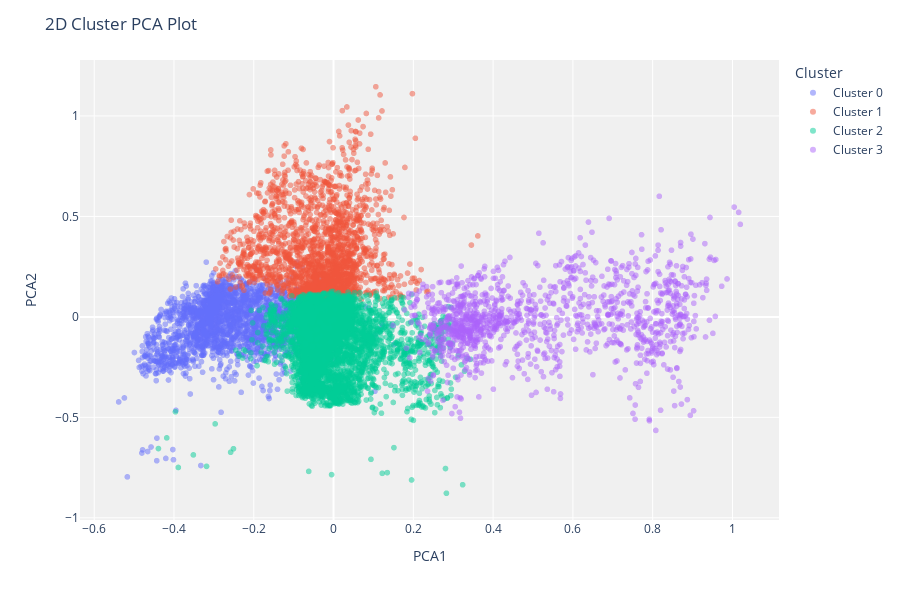
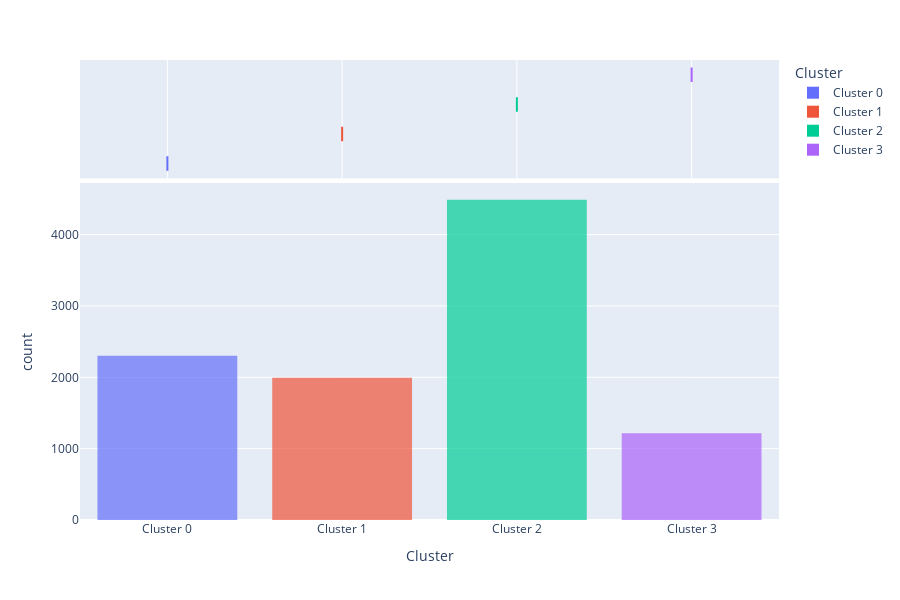

Write notebook code for charts like these, in order.
### Markdown cell above
## Diagnostics for K means clustering

### Code cell
# Plot the cluster centers
plot_model(kmeans_model, plot='cluster')

# Plot the elbow method to find the optimal number of clusters
plot_model(kmeans_model, plot='elbow')

# Plot the silhouette plot
plot_model(kmeans_model, plot='silhouette')

# Plot the distribution of clusters
plot_model(kmeans_model, plot='distribution')

# Show all plots
plt.show()

### Figure 1 — Plotly figure (JSON) as saved in the notebook; plotly's stock layout.template omitted (floating-point values rounded to 4 significant figures; data arrays with more than 128 entries replaced by an {"elided": "..."} marker saying what was removed)
{"data": [{"customdata": {"elided": "2302x1 float values"}, "hovertemplate": "Cluster=Cluster 0<br>PCA1=%{x}<br>PCA2=%{y}<br>Feature=%{customdata[0]}<extra></extra>", "legendgroup": "Cluster 0", "marker": {"color": "#636efa", "opacity": 0.5, "symbol": "circle"}, "mode": "markers", "name": "Cluster 0", "showlegend": true, "textposition": "top center", "type": "scattergl", "x": {"elided": "2302 float values"}, "xaxis": "x", "y": {"elided": "2302 float values"}, "yaxis": "y"}, {"customdata": {"elided": "1994x1 float values"}, "hovertemplate": "Cluster=Cluster 1<br>PCA1=%{x}<br>PCA2=%{y}<br>Feature=%{customdata[0]}<extra></extra>", "legendgroup": "Cluster 1", "marker": {"color": "#EF553B", "opacity": 0.5, "symbol": "circle"}, "mode": "markers", "name": "Cluster 1", "showlegend": true, "textposition": "top center", "type": "scattergl", "x": {"elided": "1994 float values"}, "xaxis": "x", "y": {"elided": "1994 float values"}, "yaxis": "y"}, {"customdata": {"elided": "4487x1 float values"}, "hovertemplate": "Cluster=Cluster 2<br>PCA1=%{x}<br>PCA2=%{y}<br>Feature=%{customdata[0]}<extra></extra>", "legendgroup": "Cluster 2", "marker": {"color": "#00cc96", "opacity": 0.5, "symbol": "circle"}, "mode": "markers", "name": "Cluster 2", "showlegend": true, "textposition": "top center", "type": "scattergl", "x": {"elided": "4487 float values"}, "xaxis": "x", "y": {"elided": "4487 float values"}, "yaxis": "y"}, {"customdata": {"elided": "1217x1 float values"}, "hovertemplate": "Cluster=Cluster 3<br>PCA1=%{x}<br>PCA2=%{y}<br>Feature=%{customdata[0]}<extra></extra>", "legendgroup": "Cluster 3", "marker": {"color": "#ab63fa", "opacity": 0.5, "symbol": "circle"}, "mode": "markers", "name": "Cluster 3", "showlegend": true, "textposition": "top center", "type": "scattergl", "x": {"elided": "1217 float values"}, "xaxis": "x", "y": {"elided": "1217 float values"}, "yaxis": "y"}], "layout": {"height": 600, "legend": {"title": {"text": "Cluster"}, "tracegroupgap": 0}, "margin": {"t": 60}, "plot_bgcolor": "rgb(240,240,240)", "title": {"text": "2D Cluster PCA Plot"}, "xaxis": {"anchor": "y", "domain": [0, 1], "title": {"text": "PCA1"}}, "yaxis": {"anchor": "x", "domain": [0, 1], "title": {"text": "PCA2"}}}}

### Figure 2 — Plotly figure (JSON) as saved in the notebook; plotly's stock layout.template omitted (floating-point values rounded to 4 significant figures; data arrays with more than 128 entries replaced by an {"elided": "..."} marker saying what was removed)
{"data": [{"alignmentgroup": "True", "bingroup": "x", "hovertemplate": "Cluster=%{x}<br>count=%{y}<extra></extra>", "legendgroup": "Cluster 0", "marker": {"color": "#636efa", "opacity": 0.7, "pattern": {"shape": ""}}, "name": "Cluster 0", "offsetgroup": "Cluster 0", "orientation": "v", "showlegend": true, "type": "histogram", "x": {"elided": "2302 str values"}, "xaxis": "x", "yaxis": "y"}, {"alignmentgroup": "True", "customdata": {"elided": "2302x10 float values"}, "hovertemplate": "Cluster=%{x}<br>band_1=%{customdata[0]}<br>band_2=%{customdata[1]}<br>band_3=%{customdata[2]}<br>band_4=%{customdata[3]}<br>band_5=%{customdata[4]}<br>band_6=%{customdata[5]}<br>band_7=%{customdata[6]}<br>band_8=%{customdata[7]}<br>band_9=%{customdata[8]}<br>band_10=%{customdata[9]}<extra></extra>", "legendgroup": "Cluster 0", "marker": {"color": "#636efa"}, "name": "Cluster 0", "notched": true, "offsetgroup": "Cluster 0", "showlegend": false, "type": "box", "x": {"elided": "2302 str values"}, "xaxis": "x2", "yaxis": "y2"}, {"alignmentgroup": "True", "bingroup": "x", "hovertemplate": "Cluster=%{x}<br>count=%{y}<extra></extra>", "legendgroup": "Cluster 1", "marker": {"color": "#EF553B", "opacity": 0.7, "pattern": {"shape": ""}}, "name": "Cluster 1", "offsetgroup": "Cluster 1", "orientation": "v", "showlegend": true, "type": "histogram", "x": {"elided": "1994 str values"}, "xaxis": "x", "yaxis": "y"}, {"alignmentgroup": "True", "customdata": {"elided": "1994x10 float values"}, "hovertemplate": "Cluster=%{x}<br>band_1=%{customdata[0]}<br>band_2=%{customdata[1]}<br>band_3=%{customdata[2]}<br>band_4=%{customdata[3]}<br>band_5=%{customdata[4]}<br>band_6=%{customdata[5]}<br>band_7=%{customdata[6]}<br>band_8=%{customdata[7]}<br>band_9=%{customdata[8]}<br>band_10=%{customdata[9]}<extra></extra>", "legendgroup": "Cluster 1", "marker": {"color": "#EF553B"}, "name": "Cluster 1", "notched": true, "offsetgroup": "Cluster 1", "showlegend": false, "type": "box", "x": {"elided": "1994 str values"}, "xaxis": "x2", "yaxis": "y2"}, {"alignmentgroup": "True", "bingroup": "x", "hovertemplate": "Cluster=%{x}<br>count=%{y}<extra></extra>", "legendgroup": "Cluster 2", "marker": {"color": "#00cc96", "opacity": 0.7, "pattern": {"shape": ""}}, "name": "Cluster 2", "offsetgroup": "Cluster 2", "orientation": "v", "showlegend": true, "type": "histogram", "x": {"elided": "4487 str values"}, "xaxis": "x", "yaxis": "y"}, {"alignmentgroup": "True", "customdata": {"elided": "4487x10 float values"}, "hovertemplate": "Cluster=%{x}<br>band_1=%{customdata[0]}<br>band_2=%{customdata[1]}<br>band_3=%{customdata[2]}<br>band_4=%{customdata[3]}<br>band_5=%{customdata[4]}<br>band_6=%{customdata[5]}<br>band_7=%{customdata[6]}<br>band_8=%{customdata[7]}<br>band_9=%{customdata[8]}<br>band_10=%{customdata[9]}<extra></extra>", "legendgroup": "Cluster 2", "marker": {"color": "#00cc96"}, "name": "Cluster 2", "notched": true, "offsetgroup": "Cluster 2", "showlegend": false, "type": "box", "x": {"elided": "4487 str values"}, "xaxis": "x2", "yaxis": "y2"}, {"alignmentgroup": "True", "bingroup": "x", "hovertemplate": "Cluster=%{x}<br>count=%{y}<extra></extra>", "legendgroup": "Cluster 3", "marker": {"color": "#ab63fa", "opacity": 0.7, "pattern": {"shape": ""}}, "name": "Cluster 3", "offsetgroup": "Cluster 3", "orientation": "v", "showlegend": true, "type": "histogram", "x": {"elided": "1217 str values"}, "xaxis": "x", "yaxis": "y"}, {"alignmentgroup": "True", "customdata": {"elided": "1217x10 float values"}, "hovertemplate": "Cluster=%{x}<br>band_1=%{customdata[0]}<br>band_2=%{customdata[1]}<br>band_3=%{customdata[2]}<br>band_4=%{customdata[3]}<br>band_5=%{customdata[4]}<br>band_6=%{customdata[5]}<br>band_7=%{customdata[6]}<br>band_8=%{customdata[7]}<br>band_9=%{customdata[8]}<br>band_10=%{customdata[9]}<extra></extra>", "legendgroup": "Cluster 3", "marker": {"color": "#ab63fa"}, "name": "Cluster 3", "notched": true, "offsetgroup": "Cluster 3", "showlegend": false, "type": "box", "x": {"elided": "1217 str values"}, "xaxis": "x2", "yaxis": "y2"}], "layout": {"barmode": "relative", "height": 600, "legend": {"title": {"text": "Cluster"}, "tracegroupgap": 0}, "margin": {"t": 60}, "xaxis": {"anchor": "y", "categoryarray": ["Cluster 0", "Cluster 1", "Cluster 2", "Cluster 3"], "categoryorder": "array", "domain": [0, 1], "title": {"text": "Cluster"}}, "xaxis2": {"anchor": "y2", "domain": [0, 1], "matches": "x", "showgrid": true, "showticklabels": false}, "yaxis": {"anchor": "x", "domain": [0, 0.7326], "title": {"text": "count"}}, "yaxis2": {"anchor": "x2", "domain": [0.7426, 1], "matches": "y2", "showgrid": false, "showline": false, "showticklabels": false, "ticks": ""}}}
